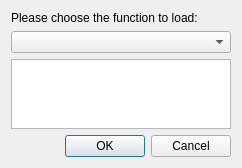
<?xml version="1.0" encoding="UTF-8"?>
<ui version="4.0">
 <class>FunctionDialog</class>
 <widget class="QDialog" name="FunctionDialog">
  <property name="geometry">
   <rect>
    <x>0</x>
    <y>0</y>
    <width>242</width>
    <height>137</height>
   </rect>
  </property>
  <property name="sizePolicy">
   <sizepolicy hsizetype="Fixed" vsizetype="Fixed">
    <horstretch>0</horstretch>
    <verstretch>0</verstretch>
   </sizepolicy>
  </property>
  <property name="windowTitle">
   <string>Load Function</string>
  </property>
  <layout class="QVBoxLayout" name="verticalLayout">
   <item>
    <widget class="QLabel" name="label">
     <property name="text">
      <string>Please choose the function to load:</string>
     </property>
    </widget>
   </item>
   <item>
    <widget class="QComboBox" name="functionList"/>
   </item>
   <item>
    <widget class="QTextEdit" name="textEdit"/>
   </item>
   <item>
    <spacer name="verticalSpacer">
     <property name="orientation">
      <enum>Qt::Vertical</enum>
     </property>
     <property name="sizeHint" stdset="0">
      <size>
       <width>20</width>
       <height>40</height>
      </size>
     </property>
    </spacer>
   </item>
   <item>
    <widget class="QDialogButtonBox" name="buttonBox">
     <property name="orientation">
      <enum>Qt::Horizontal</enum>
     </property>
     <property name="standardButtons">
      <set>QDialogButtonBox::Cancel|QDialogButtonBox::Ok</set>
     </property>
    </widget>
   </item>
  </layout>
 </widget>
 <resources/>
 <connections>
  <connection>
   <sender>buttonBox</sender>
   <signal>accepted()</signal>
   <receiver>FunctionDialog</receiver>
   <slot>accept()</slot>
   <hints>
    <hint type="sourcelabel">
     <x>248</x>
     <y>254</y>
    </hint>
    <hint type="destinationlabel">
     <x>157</x>
     <y>274</y>
    </hint>
   </hints>
  </connection>
  <connection>
   <sender>buttonBox</sender>
   <signal>rejected()</signal>
   <receiver>FunctionDialog</receiver>
   <slot>reject()</slot>
   <hints>
    <hint type="sourcelabel">
     <x>316</x>
     <y>260</y>
    </hint>
    <hint type="destinationlabel">
     <x>286</x>
     <y>274</y>
    </hint>
   </hints>
  </connection>
 </connections>
</ui>
